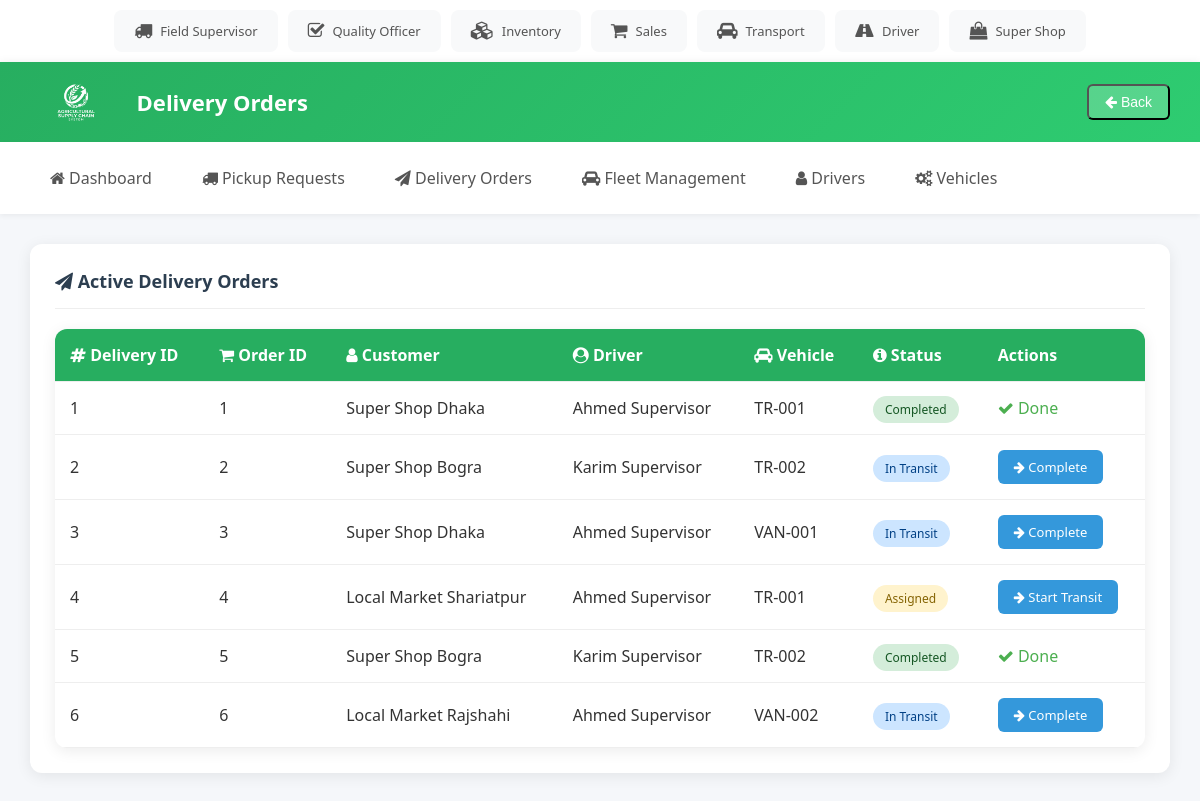
The app's page /transport_manager/delivery_orders.php with its own data.
### tables this page shows
CREATE TABLE `Deliveries` (
  `delivery_id` int(11) NOT NULL,
  `order_id` int(11) DEFAULT NULL,
  `driver_id` int(11) DEFAULT NULL,
  `transport_manager_id` int(11) DEFAULT NULL,
  `vehicle_id` int(11) DEFAULT NULL,
  `status` enum('Assigned','In Transit','Completed') DEFAULT 'Assigned',
  `pickup_time` datetime DEFAULT NULL,
  `delivery_time` datetime DEFAULT NULL
);

CREATE TABLE `Orders` (
  `order_id` int(11) NOT NULL,
  `customer_id` int(11) DEFAULT NULL,
  `sales_manager_id` int(11) DEFAULT NULL,
  `order_date` timestamp NOT NULL DEFAULT current_timestamp(),
  `status` enum('Pending','Verified','Processing','Shipped','Delivered') DEFAULT 'Pending',
  `total_amount` decimal(12,2) DEFAULT NULL
);

CREATE TABLE `Customers` (
  `customer_id` int(11) NOT NULL,
  `customer_name` varchar(100) NOT NULL,
  `customer_type` enum('Super Shop','Local Market') NOT NULL,
  `address` text DEFAULT NULL
);

CREATE TABLE `Users` (
  `user_id` int(11) NOT NULL,
  `username` varchar(50) NOT NULL,
  `password_hash` varchar(255) NOT NULL,
  `full_name` varchar(100) DEFAULT NULL,
  `role` enum('Field Supervisor','Quality Officer','Inventory Manager','Sales Manager','Transport Manager','Driver') NOT NULL,
  `phone` varchar(20) DEFAULT NULL
);

CREATE TABLE `Vehicles` (
  `vehicle_id` int(11) NOT NULL,
  `license_plate` varchar(20) DEFAULT NULL,
  `vehicle_type` varchar(50) DEFAULT NULL
);

### transport_manager/delivery_orders.php (the view, shortened to what this page needs)
<?php
include "../db.php";
$sql = "SELECT d.delivery_id, o.order_id, c.customer_name, u.full_name AS driver_name, v.license_plate, d.status,
        d.pickup_time, d.delivery_time FROM Deliveries d
        LEFT JOIN Orders o ON d.order_id=o.order_id
        LEFT JOIN Customers c ON o.customer_id=c.customer_id
        LEFT JOIN Users u ON d.driver_id=u.user_id
        LEFT JOIN Vehicles v ON d.vehicle_id=v.vehicle_id
        ORDER BY d.pickup_time DESC";
$result = $conn->query($sql);
?>
<!DOCTYPE html>
<html lang="en">
  <head>
    <link rel="stylesheet" href="../style.css" />
    <link rel="stylesheet" href="https://cdnjs.cloudflare.com/ajax/libs/font-awesome/4.7.0/css/font-awesome.min.css" />
  </head>
  <body>
    <main>
      <div class="card">
        <div class="card-header">
          <span class="card-title"><i class="fa fa-send"></i> Active Delivery Orders</span>
        </div>
        <table>
          <tr>
            <th><i class="fa fa-hashtag"></i> Delivery ID</th>
            <th><i class="fa fa-shopping-cart"></i> Order ID</th>
            <th><i class="fa fa-user"></i> Customer</th>
            <th><i class="fa fa-user-circle"></i> Driver</th>
            <th><i class="fa fa-car"></i> Vehicle</th>
            <th><i class="fa fa-info-circle"></i> Status</th>
            <th>Actions</th>
          </tr>
          <?php if ($result && $result->num_rows > 0) {
            while ($row = $result->fetch_assoc()) {
              $status = $row['status'];
              $status_class = ($status == 'Completed') ? 'completed' : (($status == 'In Transit') ? 'in-transit' : 'pending');
          ?>
          <tr>
            <td><?php echo $row['delivery_id']; ?></td>
            <td><?php echo $row['order_id'] ?? 'N/A'; ?></td>
            <td><?php echo htmlspecialchars($row['customer_name'] ?? 'Unknown'); ?></td>
            <td><?php echo htmlspecialchars($row['driver_name'] ?? 'Unassigned'); ?></td>
            <td><?php echo htmlspecialchars($row['license_plate'] ?? 'N/A'); ?></td>
            <td><span class="status <?php echo $status_class; ?>"><?php echo $status; ?></span></td>
            <td>
              <?php if ($status != 'Completed'): ?>
                <a href="?update_status=<?php echo ($status == 'Assigned') ? 'In Transit' : 'Completed'; ?>&delivery_id=<?php echo $row['delivery_id']; ?>" class="btn btn-info btn-sm">
                  <i class="fa fa-arrow-right"></i> <?php echo ($status == 'Assigned') ? 'Start Transit' : 'Complete'; ?>
                </a>
              <?php else: ?>
                <span style="color: #4caf50;"><i class="fa fa-check"></i> Done</span>
              <?php endif; ?>
            </td>
          </tr>
          <?php }
          } else {
            echo '<tr><td colspan="7" style="text-align:center; padding:20px;">No deliveries found.</td></tr>';
          } ?>
        </table>
      </div>
    </main>
  </body>
</html>

### style.css (style rules this page uses)
* { box-sizing: border-box; }
body { margin: 0; font-family: 'Segoe UI', Tahoma, Geneva, Verdana, sans-serif; background: #f5f7fa; color: #333; }
.topbar { background: white; padding: 10px 20px; display: flex; justify-content: center; box-shadow: 0 2px 10px rgba(0,0,0,0.08); overflow-x: auto; }
.topbar-users { display: flex; gap: 10px; flex-wrap: nowrap; }
.topbar-user { display: flex; align-items: center; gap: 8px; padding: 10px 18px; background: #f8f9fa; border-radius: 8px; text-decoration: none; color: #555; font-size: 13px; font-weight: 500; white-space: nowrap; transition: all 0.3s; border: 2px solid transparent; }
.topbar-user i { font-size: 18px; }
header { background: linear-gradient(135deg, #27ae60, #2ecc71); color: white; padding: 15px 30px; display: flex; align-items: center; justify-content: space-between; box-shadow: 0 2px 10px rgba(0,0,0,0.1); }
header .header-left { display: flex; align-items: center; gap: 15px; }
header .logo { height: 50px; border-radius: 8px; }
header .title { font-size: 22px; font-weight: 600; }
header .back-btn { background: rgba(255,255,255,0.2); color: white; padding: 8px 16px; border-radius: 6px; text-decoration: none; font-size: 14px; transition: background 0.3s; }
nav { background: white; display: flex; gap: 10px; padding: 15px 30px; box-shadow: 0 2px 5px rgba(0,0,0,0.05); }
nav a { color: #555; padding: 10px 20px; text-decoration: none; font-weight: 500; border-radius: 6px; transition: all 0.3s ease; }
main { padding: 30px; }
.card { background: white; border-radius: 12px; padding: 25px; box-shadow: 0 3px 15px rgba(0,0,0,0.08); margin-bottom: 20px; }
.card-header { display: flex; justify-content: space-between; align-items: center; margin-bottom: 20px; padding-bottom: 15px; border-bottom: 1px solid #eee; }
.card-title { font-size: 18px; font-weight: 600; color: #2c3e50; }
table { width: 100%; border-collapse: collapse; background: white; border-radius: 12px; overflow: hidden; box-shadow: 0 3px 15px rgba(0,0,0,0.08); }
th, td { padding: 15px; text-align: left; border-bottom: 1px solid #eee; }
th { background: #27ae60; color: white; font-weight: 600; }
.status { padding: 5px 12px; border-radius: 20px; font-size: 12px; font-weight: 500; }
.status.pending { background: #fff3cd; color: #856404; }
.status.completed { background: #d4edda; color: #155724; }
.status.in-transit { background: #cce5ff; color: #004085; }
.btn { padding: 8px 16px; border: none; border-radius: 6px; font-size: 13px; font-weight: 500; cursor: pointer; transition: all 0.3s; text-decoration: none; display: inline-block; }
.btn-info { background: #3498db; color: white; }

### records on screen
deliveries: delivery_id "1", order.order_id "1", customers.customer_name "Super Shop Dhaka", driver.full_name "Ahmed Supervisor", vehicle.license_plate "TR-001", status "Completed", shows "Done"
deliveries: delivery_id "2", order.order_id "2", customers.customer_name "Super Shop Bogra", driver.full_name "Karim Supervisor", vehicle.license_plate "TR-002", status "In Transit", shows "Complete"
deliveries: delivery_id "3", order.order_id "3", customers.customer_name "Super Shop Dhaka", driver.full_name "Ahmed Supervisor", vehicle.license_plate "VAN-001", status "In Transit", shows "Complete"
deliveries: delivery_id "4", order.order_id "4", customers.customer_name "Local Market Shariatpur", driver.full_name "Ahmed Supervisor", vehicle.license_plate "TR-001", status "Assigned", shows "Start Transit"
deliveries: delivery_id "5", order.order_id "5", customers.customer_name "Super Shop Bogra", driver.full_name "Karim Supervisor", vehicle.license_plate "TR-002", status "Completed", shows "Done"
deliveries: delivery_id "6", order.order_id "6", customers.customer_name "Local Market Rajshahi", driver.full_name "Ahmed Supervisor", vehicle.license_plate "VAN-002", status "In Transit", shows "Complete"
